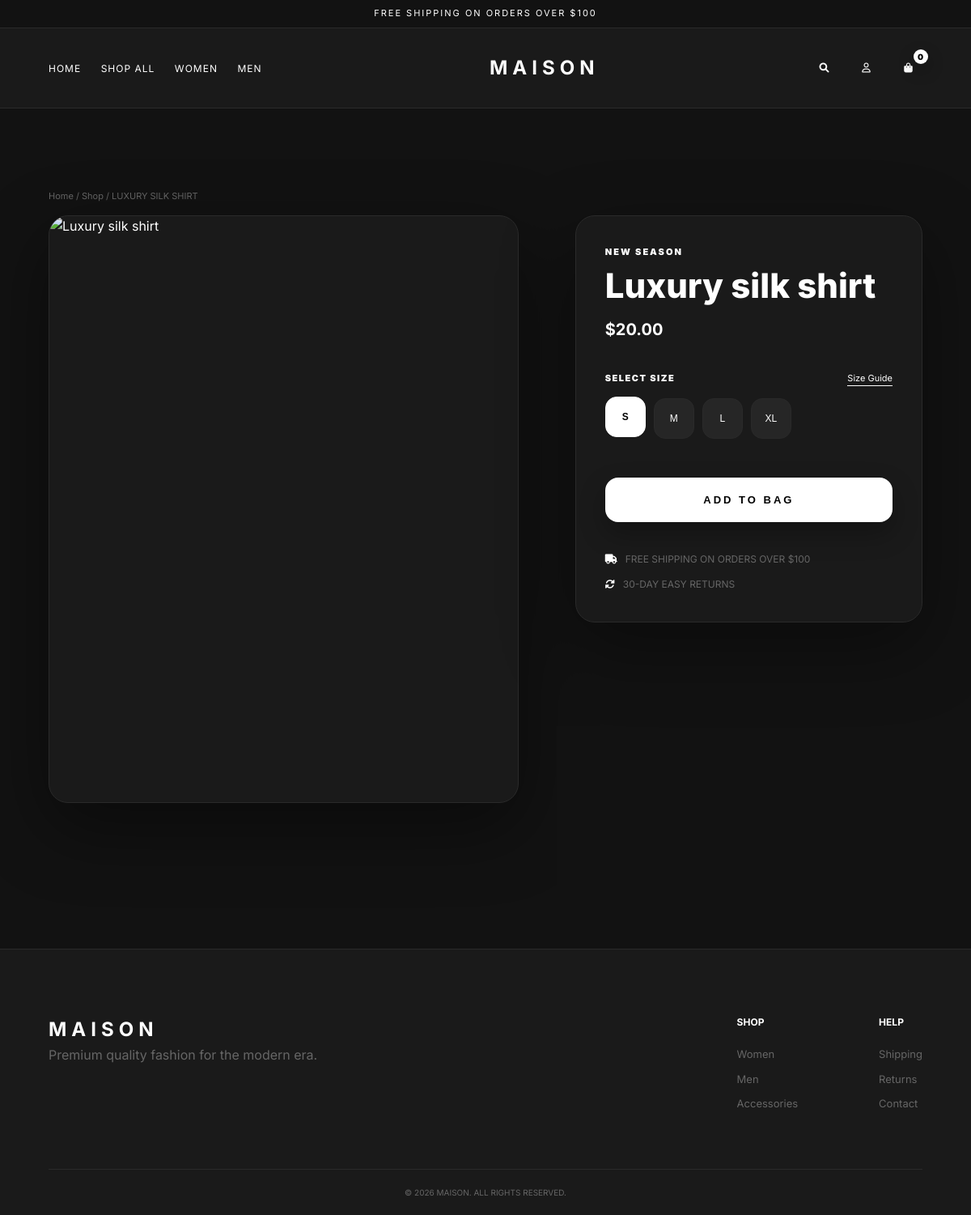
Screenshot of /product.php?id=1 with the database file from the repository.
### tables this page shows
CREATE TABLE `products` (
  `id` int NOT NULL,
  `name` varchar(100) NOT NULL,
  `price` decimal(10,2) NOT NULL,
  `image_url` varchar(255) DEFAULT NULL,
  `description` text,
  `sizes` varchar(255) DEFAULT 'S,M,L,XL',
  `category_id` int DEFAULT NULL
);

### product.php (the view, shortened to what this page needs)
<?php
include 'includes/header.php';
$product_id = (int)($_GET['id'] ?? 0);
$stmt = $pdo->prepare("SELECT * FROM products WHERE id = ?");
$stmt->execute([$product_id]);
$product = $stmt->fetch();
?>
<main class="product-view-container">
    <div class="breadcrumb">
        <a href="index.php">Home</a> / <a href="shop.php">Shop</a> / <?php echo htmlspecialchars(strtoupper($product['name'])); ?>
    </div>
    <div class="product-layout">
        <div class="product-gallery">
            <div class="main-image-wrapper">
                <img src="assets/img/<?php echo htmlspecialchars($product['image_url']); ?>" alt="<?php echo htmlspecialchars($product['name']); ?>">
            </div>
        </div>
        <aside class="product-details-side">
            <span class="category-label">NEW SEASON</span>
            <h1 class="product-title"><?php echo htmlspecialchars($product['name']); ?></h1>
            <p class="product-price">$<?php echo number_format($product['price'], 2); ?></p>
            <div class="selection-group">
                <div class="selection-header">
                    <label>SELECT SIZE</label>
                    <a href="#" class="size-guide">Size Guide</a>
                </div>
                <div class="size-options">
                    <?php
                    $sizes = explode(',', $product['sizes']);
                    foreach($sizes as $index => $size): ?>
                        <button type="button" class="size-btn <?php echo $index === 0 ? 'active' : ''; ?>">
                            <?php echo htmlspecialchars(trim($size)); ?>
                        </button>
                    <?php endforeach; ?>
                </div>
            </div>
            <button class="add-to-cart-large add-to-cart-btn"
                    data-id="<?php echo htmlspecialchars($product['id']); ?>"
                    data-name="<?php echo htmlspecialchars($product['name']); ?>"
                    data-price="<?php echo htmlspecialchars($product['price']); ?>"
                    data-image="assets/img/<?php echo htmlspecialchars($product['image_url']); ?>"
                    type="button">
                ADD TO BAG
            </button>
            <div class="extra-info">
                <p><i class="fa-solid fa-truck"></i> FREE SHIPPING ON ORDERS OVER $100</p>
                <p><i class="fa-solid fa-rotate"></i> 30-DAY EASY RETURNS</p>
            </div>
        </aside>
    </div>
</main>
<?php include 'includes/footer.php'; ?>

### assets/css/style.css (style rules this page uses)
:root { --black: #121212; --white: #ffffff; --bg-dark: #121212; --panel: #1a1a1a; --panel-light: #202020; --gray: #666666; --accent: #ffffff; --accent-soft: rgba(255, 255, 255, 0.10); --text-muted: #666666; --border: #2a2a2a; }
* { margin: 0; padding: 0; box-sizing: border-box; }
body { font-family: 'Inter', sans-serif; line-height: 1.6; color: var(--white); background: #121212; min-height: 100vh; }
.breadcrumb { font-size: 11px; color: var(--text-muted); margin-bottom: 14px; text-transform: capitalize; }
.breadcrumb a { color: inherit; text-decoration: none; transition: color 0.25s ease; }
.product-view-container { max-width: 1400px; margin: 0 auto; padding: 100px 5% 80px; animation: fadeSlideUp 0.7s ease both; }
.product-layout { display: grid; grid-template-columns: minmax(0, 1.15fr) minmax(340px, 0.85fr); gap: 70px; align-items: start; }
.product-gallery, .product-details-side { min-width: 0; }
.main-image-wrapper { background: var(--panel); aspect-ratio: 4/5; overflow: hidden; border-radius: 24px; border: 1px solid var(--border); box-shadow: 0 30px 90px rgba(0, 0, 0, 0.42); }
.main-image-wrapper img { width: 100%; height: 100%; object-fit: cover; transition: transform 0.6s ease, filter 0.6s ease; }
.product-details-side { position: sticky; top: 130px; background: var(--panel); border: 1px solid var(--border); border-radius: 24px; padding: 36px; box-shadow: 0 30px 90px rgba(0, 0, 0, 0.38); backdrop-filter: blur(18px); }
.category-label { color: var(--accent); display: block; font-size: 11px; font-weight: 900; letter-spacing: 2px; margin-bottom: 10px; }
.product-title { color: var(--white); font-family: 'Inter', sans-serif; font-size: 42px; font-weight: 800; line-height: 1.08; margin-bottom: 15px; text-shadow: none; }
.product-price { color: #ffffff; font-size: 20px; font-weight: 700; margin-bottom: 28px; }
.selection-group { margin-bottom: 28px; }
.selection-header { display: flex; justify-content: space-between; align-items: center; margin-bottom: 15px; }
.selection-group label { color: var(--white); font-size: 11px; font-weight: 900; letter-spacing: 1.5px; }
.size-guide { color: var(--accent); font-size: 11px; text-decoration: none; border-bottom: 1px solid var(--accent); transition: color 0.25s ease, border-color 0.25s ease; }
.size-options { display: flex; gap: 10px; flex-wrap: wrap; }
.size-btn { width: 50px; height: 50px; border: 1px solid var(--border); border-radius: 14px; background: rgba(255, 255, 255, 0.05); color: var(--white); font-size: 12px; cursor: pointer; transition: transform 0.25s ease, border-color 0.25s ease, background 0.25s ease, color 0.25s ease; }
.size-btn:hover, .size-btn.active { background: var(--accent); border-color: var(--accent); color: #000000; font-weight: 800; transform: translateY(-2px); }
.add-to-cart-large { width: 100%; padding: 20px; background: #ffffff; color: #000000; border: none; border-radius: 16px; font-size: 13px; font-weight: 900; letter-spacing: 3px; cursor: pointer; margin: 20px 0 36px; box-shadow: 0 14px 32px rgba(0, 0, 0, 0.28); transition: transform 0.25s ease, box-shadow 0.25s ease, filter 0.25s ease; }
.extra-info { display: grid; gap: 12px; }
.extra-info p { color: var(--text-muted); font-size: 12px; display: flex; align-items: center; gap: 10px; margin: 0; }
.extra-info i { color: var(--accent); }

### rows the page displays
products: name "LUXURY SILK SHIRT", name "Luxury silk shirt", price "20.00", sizes "S", sizes "M", sizes "L", sizes "XL"

### other values shown
$count "0"
